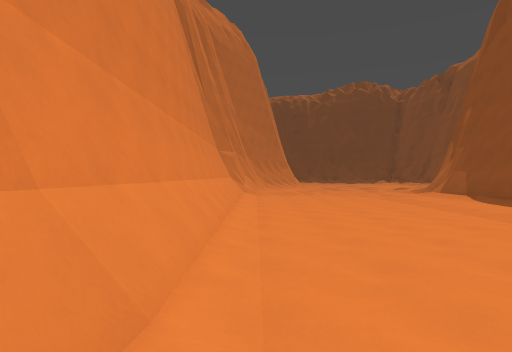
View 1 (above)

16 first-person views from a walk through a Godot game level. The camera is 1.4 m above the floor, looks level and sees 75° across. The floor is counted in squares, 2 m on a side. Each view is taken from the middle of a square. On the plan, view 1 faces up. The plan holds only what a view shows up to about 10 squares ahead; the rest is blank. The place goes on beyond the plan.

View 2
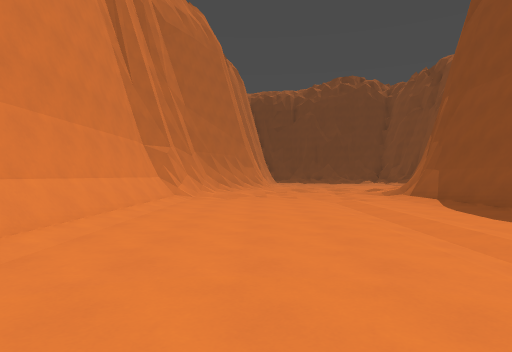

View 3
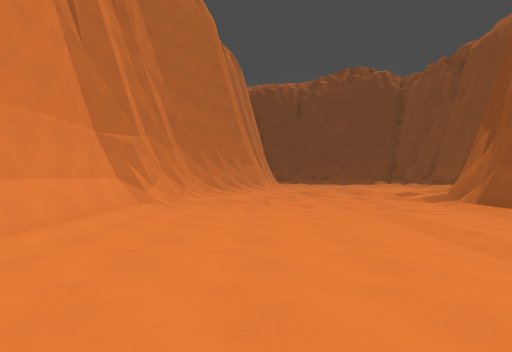

View 4
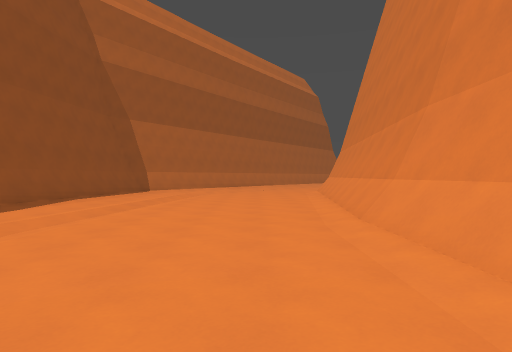

View 5
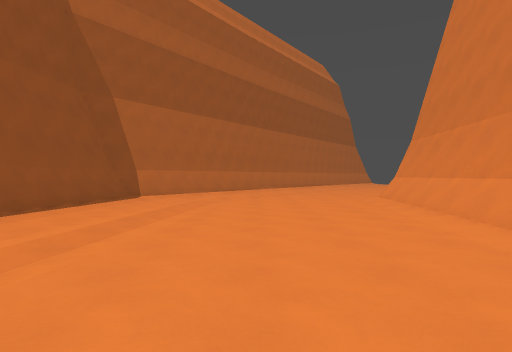

View 6
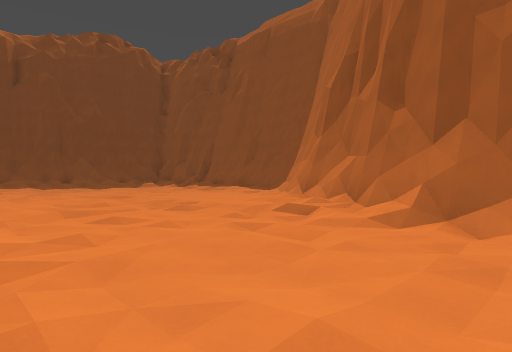

View 7
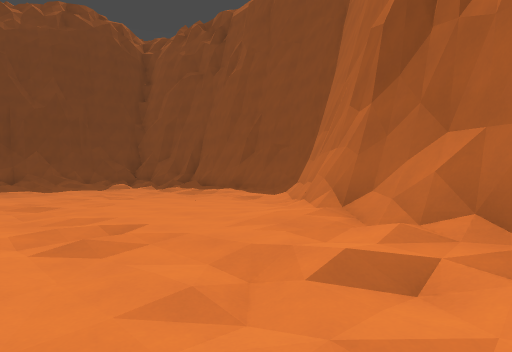

View 8
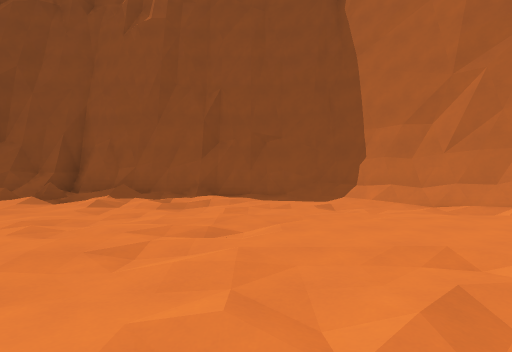

View 9
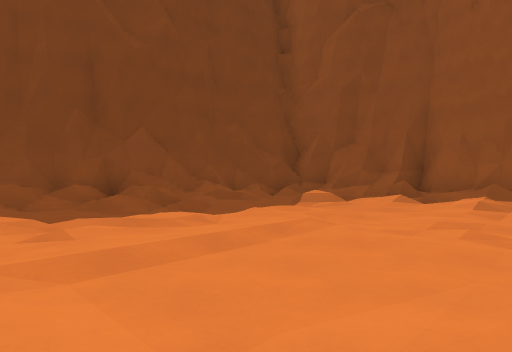

View 10
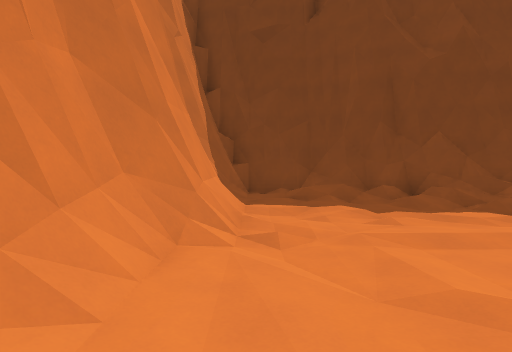

View 11
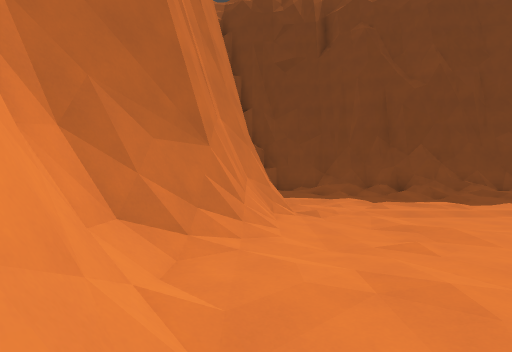

View 12
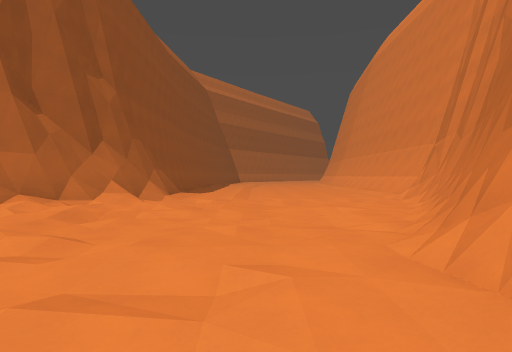

View 13
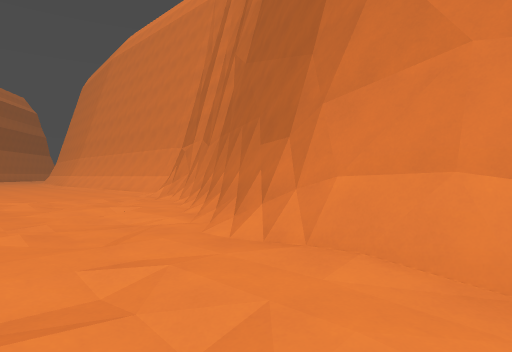

View 14
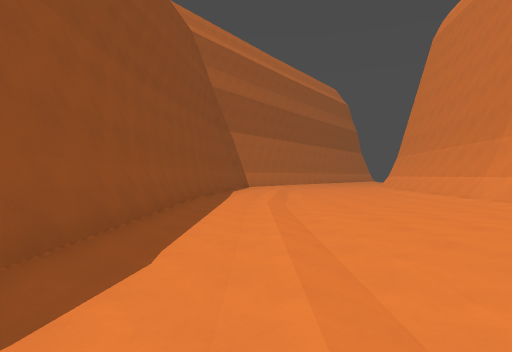

View 15
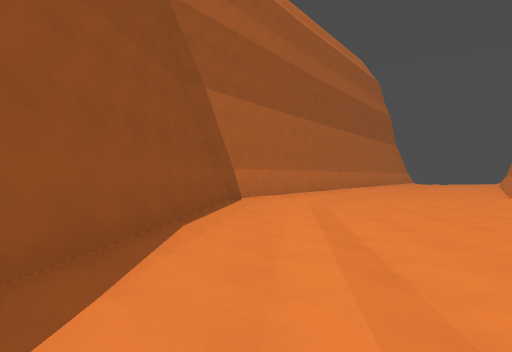

View 16
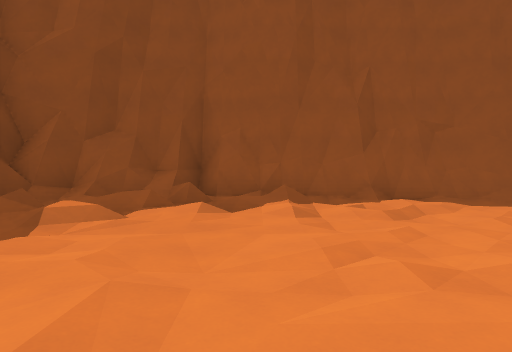

### Floor plan
Key: @ floor where view 1 was taken; # wall or solid block; . main floor; : floor 0.25 m higher than the main floor; - floor 0.25 m lower than the main floor; + floor 0.5 m higher than the main floor; / step, stairs or slope.
Columns run from 2 left of view 1 to 15 right of it. Each row starts with its distance up from view 1.
 35      #####
 34      #///####
 33      #:////######
 32      #::.////+//#
 31      #.......///##
 30      #/.......///#
 29      #........:./#
 28     ##..--.....//#
 27     #/..--.....//#
 26     #/--.......:/#
 25     #....--...../#
 24     #...-......./#
 23     #.........../#
 22     #........../##
 21     #/......../##
 20     #..--..../##
 19    ##...-..:/##
 18    #/...-.::##
 17   ##.--...:/#
 16   #/...-./+##
 15   #......:##
 14  ##..--../#
 13  #/......##
 12  #/...-..#
 11  #.......#
 10  #.......#
  9  #.......#
  8  #.......#
  7  #.......#
  6  #.......#
  5  #.......#
  4  #.......#
  3  #.......#
  2  #.......#
  1  #....-..#
  0  #@...-..#
 -1  #....-..#
 -2  #....../#
 -3 ##......##
 -4 ##......##
 -5 #/......#
 -6 #.......#
 -7 #.......#
 -8 #....-./#
 -9 ....-..##

Positions as (right, up) in squares from view 1, and headings:
1: (0, 0), facing up
2: (2, 2), facing up
3: (2, 5), facing up
4: (1, 6), facing down
5: (2, 2), facing down
6: (2, 12), facing up-right
7: (5, 15), facing up-right
8: (5, 24), facing right
9: (5, 26), facing up-right
10: (4, 25), facing up
11: (3, 22), facing up
12: (4, 22), facing down
13: (5, 22), facing down-left
14: (5, 10), facing down
15: (5, 1), facing down
16: (7, 28), facing right
